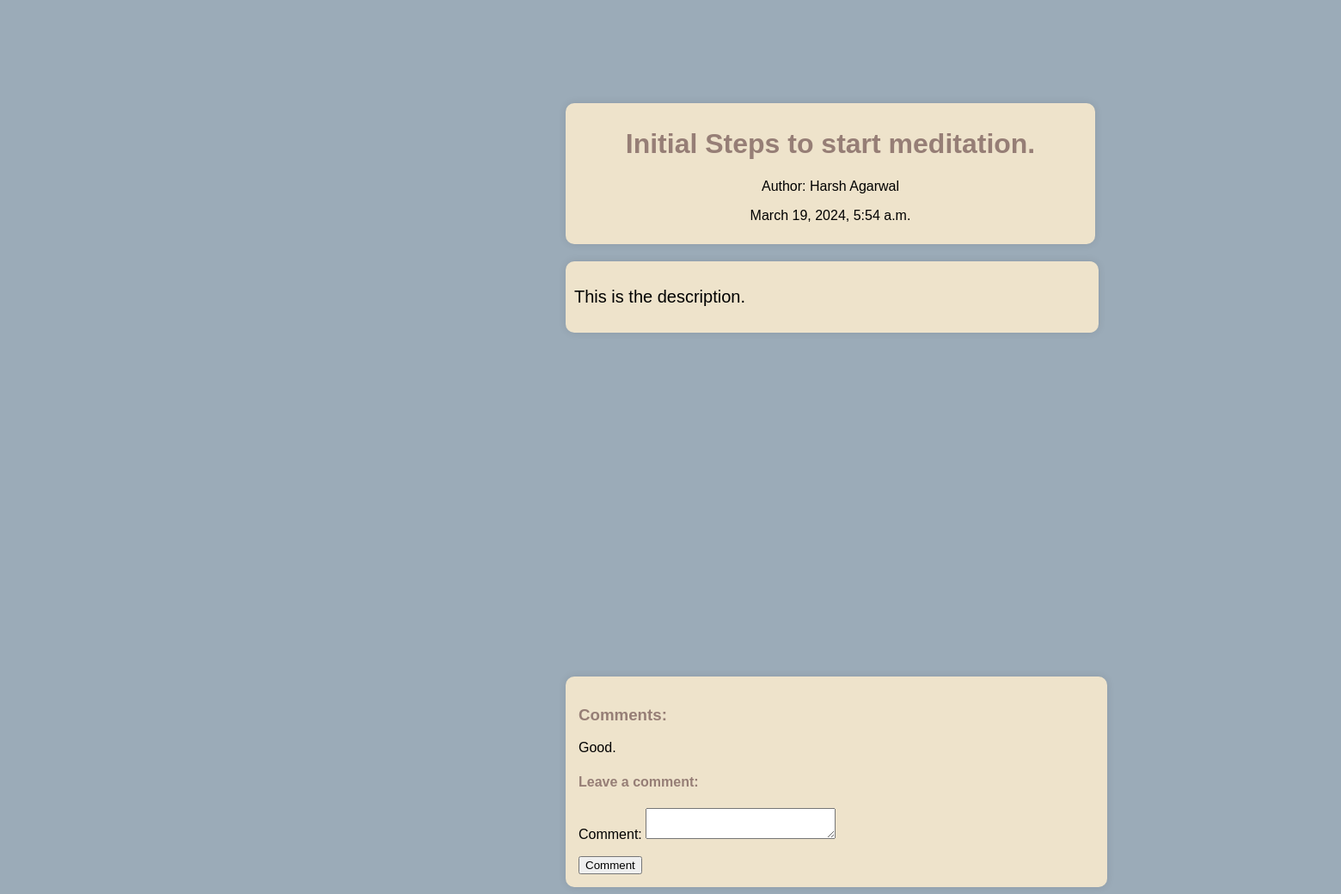
The page /blog/blogs/2/ (signed in) on the database its author committed.
### blog/models.py (models this page shows, shortened)
class BaseModel(models.Model):
    created_at = models.DateTimeField(auto_now_add=True)
    updated_at = models.DateTimeField(auto_now=True)
    class Meta:
        abstract = True

class BlogPost(BaseModel):
    title = models.TextField(default="No title available")
    author = models.ForeignKey(Author, on_delete=models.CASCADE, related_name = "blogs")
    content = models.TextField()
    class Meta:
        db_table = "blog_post"

class Author(BaseModel):
    user = models.OneToOneField(User, on_delete=models.CASCADE, default=None, related_name = "author")
    name = models.CharField(max_length=50)
    biological_info = models.TextField()
    class Meta:
        db_table = "authors"
    def __str__(self):
        return self.name

class Comment(BaseModel):
    blog = models.ForeignKey(BlogPost, on_delete=models.CASCADE,  related_name = "comments")
    comment = models.TextField()
    class Meta:
        db_table = "comments"

### blog/views.py (the view)
# urls.py: path("blogs/<int:pk>/",views.BlogDetail.as_view(), name="blogdetail"),
class BlogDetail(generic.DetailView,FormMixin):
    model = BlogPost
    template_name = "blog/blog_detail.html"
    context_object_name = "post"
    form_class = CommentForm
    def get_context_data(self, **kwargs: Any):
        context = super().get_context_data(**kwargs)
        post = self.get_object()
        context['comments'] = post.comments.all().order_by("created_at")
        context['form'] = CommentForm()
        return context
    @method_decorator(login_required)
    def post(self, request, *args, **kwargs):
        form = self.form_class(request.POST)
        post = self.get_object()
        if form.is_valid():
            comment = form.cleaned_data['comment']
            comment_instance = Comment.objects.create(blog=post, comment=comment)
            return redirect('.')

### blog/form.py
class CommentForm(forms.ModelForm):
    class Meta:
        model = Comment
        fields = ['comment']
        widgets = {
            'comment': forms.Textarea(attrs={'rows':2, 'cols':25}),
        }

### blog/templates/blog/blog_detail.html (shortened to what this page needs)
{% extends 'blog/base.html' %}
    {% block htmlhead %} {% load static %}
    <link rel="stylesheet" href="{% static 'blog/blog_detail.css' %}" />
    {% endblock htmlhead %}
    {% block content %}
    <div class="post">
      <div class="headline">
        <div class="title">
          <h1>{{ post.title }}</h1>
          <div class="author">
            <p>Author: {{ post.author }}</p>
            <p>{{ post.created_at }}</p>
          </div>
        </div>
      </div>
      <div class="content">
        <p>{{ post.content }}</p>
      </div>
      <div class="comment">
        {% if comments %}
        <h3>Comments:</h3>
        {% for comment in comments %}
        <p>{{ comment.comment }}</p>
        {% endfor %} {% endif %}
        <h4>Leave a comment:</h4>
        <form method="post">
          {% csrf_token %} {{ form.as_p }}
          <input type="submit" value="Comment" class="button" />
        </form>
      </div>
    </div>
    {% endblock content%}

### blog/static/blog/base.css (style rules this page uses)
body { font-family: Arial, sans-serif; background-color: #9BABB8; }

### blog/static/blog/blog_detail.css (style rules this page uses)
.post { margin-left: 650px; }
.comment { max-width: 600px; margin-top: 400px; padding: 15px; background-color: #eee3cb; border-radius: 10px; box-shadow: 0px 0px 10px rgba(0, 0, 0, 0.1); }
.comment h3 { color: #967e76; }
.comment h4 { color: #967e76; }
.content { font-size: 20px; }
.headline { margin-top: 20px; max-width: 600px; padding: 8px; background-color: #eee3cb; border-radius: 10px; box-shadow: 0px 0px 10px rgba(0, 0, 0, 0.1); }
.title { text-align: center; color: #967e76; }
.author { color: black; }
.content { margin-top: 20px; max-width: 600px; padding: 10px; background-color: #eee3cb; border-radius: 10px; box-shadow: 0px 0px 10px rgba(0, 0, 0, 0.1); }

### rows shown on the page
BlogPost: title "Initial Steps to start meditation.", author "Harsh Agarwal", created_at "March 19, 2024, 5:54 a.m.", content "This is the description."
Comment: comment "Good."
